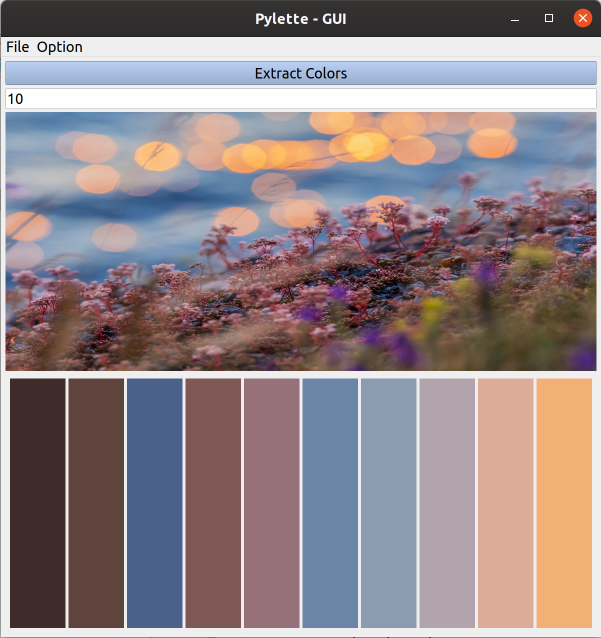
#> input picture example_imgs/pylette_gui.png, 1202 x 1276 px (shown at 1/2 size)
$ python -i color_extraction.py   (imports and definitions only)
#> lines starting #> are read from the running program, lines starting #| are printed output that depends on the picture
### Pylette/color.py
import colorsys
from typing import Tuple

import numpy as np
import numpy.typing as npt
from PIL import Image

luminance_weights: npt.NDArray[np.int_] = np.array([0.2126, 0.7152, 0.0722])


class Color(object):
    def __init__(self, RGB: Tuple[int], frequency: float) -> None:
        self.rgb = tuple([c for c in RGB])
        self.freq = frequency

    # [9 lines left out: function display, not called in this run]

    def __lt__(self, other: "Color") -> bool:
        return bool(self.freq < other.freq)

    # [9 lines left out: function get_colors, not called in this run]

    @property
    def hsv(self) -> Tuple[float, float, float]:
        return colorsys.rgb_to_hsv(*self.rgb)

    @property
    def hls(self) -> Tuple[float, float, float]:
        return colorsys.rgb_to_hls(*self.rgb)

    @property
    def luminance(self) -> float:
        return float(np.dot(luminance_weights, self.rgb))

### Pylette/palette.py
from typing import Any, List, Optional

import numpy as np
import numpy.typing as npt
from PIL import Image

from Pylette import Color


class Palette:
    def __init__(self, colors: List[Color]):
        """
        Initializes a color palette with a list of Color objects.
        :param colors: a list of Color-objects
        """

        self.colors = colors
        self.frequencies = [c.freq for c in colors]
        self.number_of_colors = len(colors)

    # [28 lines left out: function display, not called in this run]

    def __getitem__(self, item: int) -> Color:
        return self.colors[item]

    def __len__(self) -> int:
        return self.number_of_colors

    # [49 lines left out: functions to_csv, random_color, __str__, not called in this run]

### Pylette/color_extraction.py
import numpy as np
from PIL import Image
from sklearn.cluster import KMeans

from Pylette.color import Color
from Pylette.palette import Palette
from Pylette.utils import ColorBox


def median_cut_extraction(arr, height, width, palette_size):
    """
    Extracts a color palette using the median cut algorithm.
    :param arr:
    :param height:
    :param width:
    :param palette_size:
    :return:
    """

    arr = arr.reshape((width * height, -1))
    c = [ColorBox(arr)]
    full_box_size = c[0].size

    # Each iteration, find the largest box, split it, remove original box from list of boxes, and add the two new boxes.
    while len(c) < palette_size:
        largest_c_idx = np.argmax(c)
        # add the two new boxes to the list, while removing the split box.
        c = c[:largest_c_idx] + c[largest_c_idx].split() + c[largest_c_idx + 1:]

    colors = [Color(map(int, box.average), box.size / full_box_size) for box in c]

    return colors


def extract_colors(image, palette_size=5, resize=True, mode="KM", sort_mode=None):
    """
    Extracts a set of 'palette_size' colors from the given image.
    :param image: path to Image file
    :param palette_size: number of colors to extract
    :param resize: whether to resize the image before processing, yielding faster results with lower quality
    :param mode: the color quantization algorithm to use. Currently supports K-Means (KM) and Median Cut (MC)
    :param sort_mode: sort colors by luminance, or by frequency
    :return: a list of the extracted colors
    """
#> called with image = '../example_imgs/pylette_gui.png', palette_size = 5, resize = True, mode = 'KM'

    # open the image
    img = Image.open(image).convert("RGB")
    if resize:
        img = img.resize((256, 256))
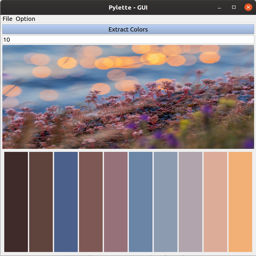
#> img: PIL image 256x256 RGB; mean R, G, B 147.1, 133.5, 136.8
    width, height = img.size
#> width = 256; height = 256
    arr = np.asarray(img)

    if mode == "KM":
        colors = k_means_extraction(arr, height, width, palette_size)
    elif mode == "MC":
        colors = median_cut_extraction(arr, height, width, palette_size)
    else:
        raise NotImplementedError("Extraction mode not implemented")

    if sort_mode == "luminance":
        colors.sort(key=lambda c: c.luminance, reverse=False)
    else:
        colors.sort(reverse=True)

    return Palette(colors)


def k_means_extraction(arr, height, width, palette_size):
    """
    Extracts a color palette using KMeans.
    :param arr: pixel array (height, width, 3)
    :param height: height
    :param width: width
    :param palette_size: number of colors
    :return: a palette of colors sorted by frequency
    """
#> called with height = 256, width = 256, palette_size = 5
    arr = np.reshape(arr, (width * height, -1))
    model = KMeans(n_clusters=palette_size)
    labels = model.fit_predict(arr)
    palette = np.array(model.cluster_centers_, dtype=int)
    color_count = np.bincount(labels)
#> color_count = [14522, 12863, 15513, 10902, 11736]
    color_frequency = color_count / float(np.sum(color_count))
#> color_frequency = [0.222, 0.196, 0.237, 0.166, 0.179]
    colors = []
    for color, freq in zip(palette, color_frequency):
        colors.append(Color(color, freq))
#> this loop made 5 passes
#> freq on passes 1 to 5: 0.222, 0.196, 0.237, 0.166, 0.179
#> after the loop, colors = 5 items
    return colors

>>> result = extract_colors('../example_imgs/pylette_gui.png')
#> in __init__, `self.frequencies = [c.freq for c in colors]`: self.frequencies = [0.237, 0.222, 0.196, 0.179, 0.166]
#> in __init__, `self.number_of_colors = len(colors)`: self.number_of_colors = 5
